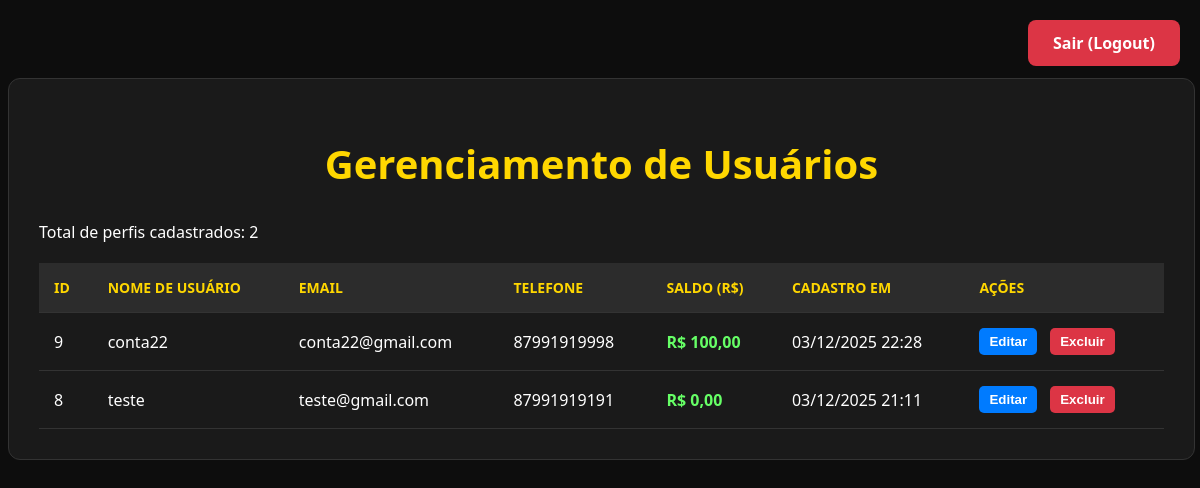
The page /auth/adm_inicio/ (signed in) on the database as committed earlier.
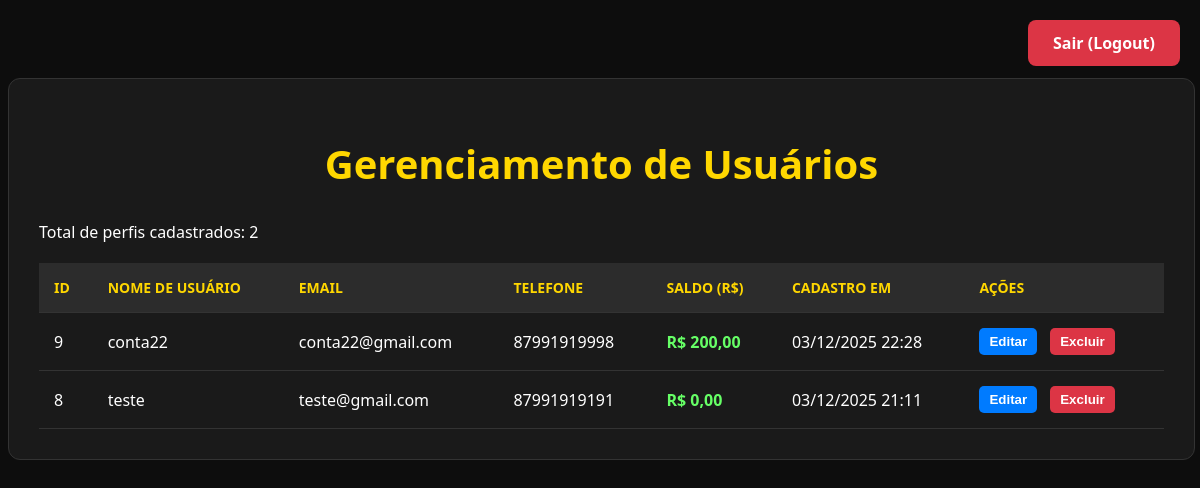
The same page on the database as committed later.
### usuarios/models.py (models this page shows, shortened)
class Profile(models.Model):
    user = models.OneToOneField(User, on_delete=models.CASCADE)
    telefone = models.CharField(max_length=15, blank=False, null=False, unique=True)
    saldo = models.DecimalField(
        max_digits=10,
        decimal_places=2,
        default=0.00 # Saldo inicial de 0 reais
    )

### usuarios/views.py (the view)
# urls.py: path('adm_inicio/', views.adm_inicio, name='adm_inicio'),
@login_required
@user_passes_test(is_admin, login_url='/auth/home_page/')
def adm_inicio(request):
    perfis = Profile.objects.select_related('user').all().order_by('user__username')
    context = {
        'perfis': perfis
    }
    return render(request, 'adm_inicio.html', context)

### usuarios/views.py (called while the page is built)
def is_admin(user):
    return user.is_superuser

### usuarios/templates/adm_inicio.html (shortened to what this page needs)
{% load static %}
<!DOCTYPE html>
<html lang="pt-br">
<head>
    <link rel="stylesheet" href="{% static 'usuarios/css/home_page.css' %}">
</head>
<body>
    <div class="container-listagem">
        <h1 class="titulo-listagem">Gerenciamento de Usuários</h1>
        {% if perfis %}
        <p>Total de perfis cadastrados: {{ perfis|length }}</p>
        <table class="tabela-dados">
            <thead>
                <tr>
                    <th>ID</th>
                    <th>Nome de Usuário</th>
                    <th>Email</th>
                    <th>Telefone</th>
                    <th>Saldo (R$)</th>
                    <th>Cadastro em</th>
                    <th>Ações</th>
                </tr>
            </thead>
            <tbody>
                {% for perfil in perfis %}
                <tr>
                    <td>{{ perfil.user.pk }}</td>
                    <td>{{ perfil.user.username }}</td>
                    <td>{{ perfil.user.email }}</td>
                    <td>{{ perfil.telefone }}</td>
                    <td class="saldo-valor">R$ {{ perfil.saldo|floatformat:2 }}</td>
                    <td>{{ perfil.user.date_joined|date:"d/m/Y H:i" }}</td>
                    <td class="coluna-acoes">
                        <button type="button"
                                class="btn-acao-editar"
                                onclick="abrirModalEdicao(
                                    '{{ perfil.user.pk }}',
                                    '{{ perfil.user.username }}',
                                    '{{ perfil.user.email }}',
                                    '{{ perfil.telefone }}',
                                    '{{ perfil.saldo|floatformat:2 }}'
                                )">
                            Editar
                        </button>
                        <button type="button"
                                class="btn-acao-excluir"
                                onclick="abrirModalExclusao(
                                    '{{ perfil.user.pk }}',
                                    '{{ perfil.user.username }}'
                                )">
                            Excluir
                        </button>
                    </td>
                    </tr>
                {% endfor %}
            </tbody>
        </table>
        {% else %}
        <p class="mensagem-vazia">Nenhum perfil de usuário encontrado no banco de dados.</p>
        {% endif %}
        <div class="top-right-container">
            <a href="{% url 'logout' %}" class="btn-logout">Sair (Logout)</a>
        </div>
    </div>
    </body>
</html>

Rows that differ between the two databases and show on the page:
changed Profile "conta22": saldo "100,00" → "200,00"
